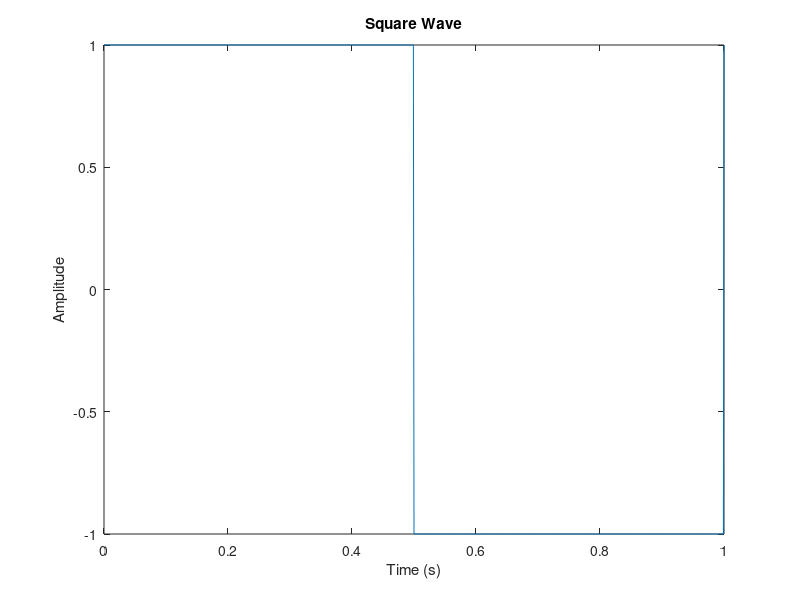

Source code (MATLAB): (Note: this script raises an error after producing the figure.)
% Name - Mayank Tilokchandani
% PRN No.- 20240802543

f = 1;
a = 1;
t = 0:0.001:1;

x = a*square(2*pi*f*t);

plot(t,x);
xlabel('Time (s)')
ylabel('Amplitude') 
title('Square Wave')








% Misc. Watermark
annotation('textbox', 'String', '20240802543', 'FontSize', 30, 'Color', [0.5, 0.5, 0.5],'EdgeColor', 'none', 'HorizontalAlignment', 'center', 'Rotation', 45);
